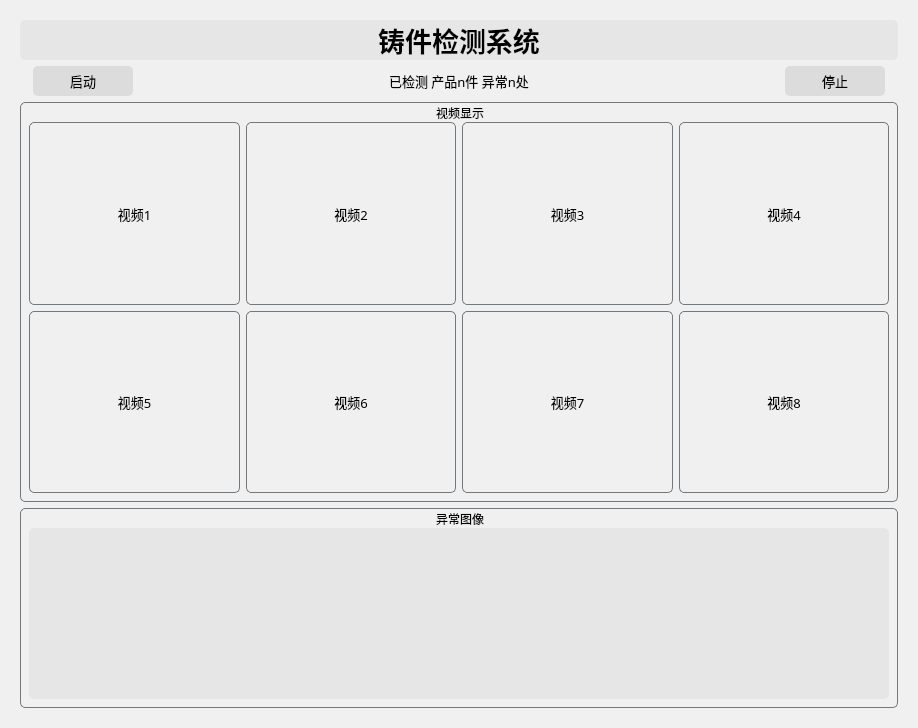
      <widget class="QWidget" name="page">
       <property name="styleSheet">
        <string notr="true">background-color: rgb(240, 240, 240);
border-width: 0px;border-radius:5px;</string>
       </property>
       <layout class="QHBoxLayout" name="horizontalLayout">
        <item>
         <widget class="QWidget" name="widget" native="true">
          <property name="styleSheet">
           <string notr="true">background-color: rgb(240, 240, 240);</string>
          </property>
          <layout class="QVBoxLayout" name="verticalLayout_2" stretch="1,1,10,8">
           <item>
            <widget class="QLabel" name="label_2">
             <property name="enabled">
              <bool>true</bool>
             </property>
             <property name="maximumSize">
              <size>
               <width>16777215</width>
               <height>50</height>
              </size>
             </property>
             <property name="font">
              <font>
               <family>黑体</family>
               <pointsize>20</pointsize>
               <weight>75</weight>
               <italic>false</italic>
               <bold>true</bold>
               <underline>false</underline>
               <strikeout>false</strikeout>
               <stylestrategy>PreferDefault</stylestrategy>
               <kerning>true</kerning>
              </font>
             </property>
             <property name="styleSheet">
              <string notr="true">background-color: rgb(230, 230, 230);
broder-width : 0px;border-radius:5px;</string>
             </property>
             <property name="text">
              <string>铸件检测系统</string>
             </property>
             <property name="alignment">
              <set>Qt::AlignCenter</set>
             </property>
            </widget>
           </item>
           <item>
            <layout class="QHBoxLayout" name="horizontalLayout_2">
             <item>
              <widget class="QLabel" name="label">
               <property name="styleSheet">
                <string notr="true">broder-width: 0px;</string>
               </property>
               <property name="text">
                <string/>
               </property>
              </widget>
             </item>
             <item>
              <widget class="QPushButton" name="pushButton_2">
               <property name="minimumSize">
                <size>
                 <width>100</width>
                 <height>30</height>
                </size>
               </property>
               <property name="font">
                <font>
                 <family>黑体</family>
                 <pointsize>10</pointsize>
                </font>
               </property>
               <property name="styleSheet">
                <string notr="true">background-color: rgb(220, 220, 220);
border-radius:5px;</string>
               </property>
               <property name="text">
                <string>启动</string>
               </property>
              </widget>
             </item>
             <item>
              <spacer name="horizontalSpacer">
               <property name="orientation">
                <enum>Qt::Horizontal</enum>
               </property>
               <property name="sizeHint" stdset="0">
                <size>
                 <width>60</width>
                 <height>20</height>
                </size>
               </property>
              </spacer>
             </item>
             <item>
              <widget class="QLabel" name="label_14">
               <property name="font">
                <font>
                 <family>黑体</family>
                 <pointsize>10</pointsize>
                </font>
               </property>
               <property name="text">
                <string>已检测 产品n件 异常n处</string>
               </property>
              </widget>
             </item>
             <item>
              <spacer name="horizontalSpacer_29">
               <property name="orientation">
                <enum>Qt::Horizontal</enum>
               </property>
               <property name="sizeHint" stdset="0">
                <size>
                 <width>40</width>
                 <height>20</height>
                </size>
               </property>
              </spacer>
             </item>
             <item>
              <widget class="QPushButton" name="pushButton_15">
               <property name="minimumSize">
                <size>
                 <width>100</width>
                 <height>30</height>
                </size>
               </property>
               <property name="font">
                <font>
                 <family>黑体</family>
                 <pointsize>10</pointsize>
                </font>
               </property>
               <property name="styleSheet">
                <string notr="true">background-color: rgb(220, 220, 220);border-radius:5px;</string>
               </property>
               <property name="text">
                <string>停止</string>
               </property>
              </widget>
             </item>
             <item>
              <widget class="QLabel" name="label_13">
               <property name="text">
                <string/>
               </property>
              </widget>
             </item>
            </layout>
           </item>
           <item>
            <widget class="QGroupBox" name="groupBox_2">
             <property name="minimumSize">
              <size>
               <width>200</width>
               <height>400</height>
              </size>
             </property>
             <property name="font">
              <font>
               <family>黑体</family>
              </font>
             </property>
             <property name="styleSheet">
              <string notr="true">background-color: rgb(240, 240, 240);
border-color: rgb(113, 120, 126);;
border-style: solid;
border-width: 1px;border-radius:5px;</string>
             </property>
             <property name="title">
              <string>视频显示</string>
             </property>
             <property name="alignment">
              <set>Qt::AlignBottom|Qt::AlignHCenter</set>
             </property>
             <property name="flat">
              <bool>false</bool>
             </property>
             <property name="checkable">
              <bool>false</bool>
             </property>
             <layout class="QVBoxLayout" name="verticalLayout_10" stretch="0">
              <property name="spacing">
               <number>6</number>
              </property>
              <property name="sizeConstraint">
               <enum>QLayout::SetNoConstraint</enum>
              </property>
              <property name="leftMargin">
               <number>9</number>
              </property>
              <property name="topMargin">
               <number>20</number>
              </property>
              <item>
               <layout class="QGridLayout" name="gridLayout">
                <item row="0" column="1">
                 <widget class="QLabel" name="label_6">
                  <property name="font">
                   <font>
                    <family>黑体</family>
                    <pointsize>10</pointsize>
                   </font>
                  </property>
                  <property name="styleSheet">
                   <string notr="true">border-color: rgb(113, 120, 126);</string>
                  </property>
                  <property name="text">
                   <string>视频2</string>
                  </property>
                  <property name="scaledContents">
                   <bool>true</bool>
                  </property>
                  <property name="alignment">
                   <set>Qt::AlignCenter</set>
                  </property>
                 </widget>
                </item>
                <item row="1" column="1">
                 <widget class="QLabel" name="label_10">
                  <property name="font">
                   <font>
                    <family>黑体</family>
                    <pointsize>10</pointsize>
                   </font>
                  </property>
                  <property name="styleSheet">
                   <string notr="true">border-color: rgb(113, 120, 126);</string>
                  </property>
                  <property name="text">
                   <string>视频6</string>
                  </property>
                  <property name="scaledContents">
                   <bool>true</bool>
                  </property>
                  <property name="alignment">
                   <set>Qt::AlignCenter</set>
                  </property>
                 </widget>
                </item>
                <item row="1" column="4">
                 <widget class="QLabel" name="label_12">
                  <property name="font">
                   <font>
                    <family>黑体</family>
                    <pointsize>10</pointsize>
                   </font>
                  </property>
                  <property name="styleSheet">
                   <string notr="true">border-color: rgb(113, 120, 126);</string>
                  </property>
                  <property name="text">
                   <string>视频8</string>
                  </property>
                  <property name="scaledContents">
                   <bool>true</bool>
                  </property>
                  <property name="alignment">
                   <set>Qt::AlignCenter</set>
                  </property>
                 </widget>
                </item>
                <item row="0" column="0">
                 <widget class="QLabel" name="label_5">
                  <property name="font">
                   <font>
                    <family>黑体</family>
                    <pointsize>10</pointsize>
                   </font>
                  </property>
                  <property name="styleSheet">
                   <string notr="true">border-color: rgb(113, 120, 126);</string>
                  </property>
                  <property name="frameShape">
                   <enum>QFrame::StyledPanel</enum>
                  </property>
                  <property name="frameShadow">
                   <enum>QFrame::Raised</enum>
                  </property>
                  <property name="lineWidth">
                   <number>4</number>
                  </property>
                  <property name="midLineWidth">
                   <number>0</number>
                  </property>
                  <property name="text">
                   <string>视频1</string>
                  </property>
                  <property name="scaledContents">
                   <bool>true</bool>
                  </property>
                  <property name="alignment">
                   <set>Qt::AlignCenter</set>
                  </property>
                 </widget>
                </item>
                <item row="1" column="0">
                 <widget class="QLabel" name="label_9">
                  <property name="font">
                   <font>
                    <family>黑体</family>
                    <pointsize>10</pointsize>
                   </font>
                  </property>
                  <property name="styleSheet">
                   <string notr="true">border-color: rgb(113, 120, 126);</string>
                  </property>
                  <property name="text">
                   <string>视频5</string>
                  </property>
                  <property name="scaledContents">
                   <bool>true</bool>
                  </property>
                  <property name="alignment">
                   <set>Qt::AlignCenter</set>
                  </property>
                 </widget>
                </item>
                <item row="1" column="3">
                 <widget class="QLabel" name="label_11">
                  <property name="font">
                   <font>
                    <family>黑体</family>
                    <pointsize>10</pointsize>
                   </font>
                  </property>
                  <property name="styleSheet">
                   <string notr="true">border-color: rgb(113, 120, 126);</string>
                  </property>
                  <property name="text">
                   <string>视频7</string>
                  </property>
                  <property name="scaledContents">
                   <bool>true</bool>
                  </property>
                  <property name="alignment">
                   <set>Qt::AlignCenter</set>
                  </property>
                 </widget>
                </item>
                <item row="0" column="4">
                 <widget class="QLabel" name="label_8">
                  <property name="font">
                   <font>
                    <family>黑体</family>
                    <pointsize>10</pointsize>
                   </font>
                  </property>
                  <property name="styleSheet">
                   <string notr="true">border-color: rgb(113, 120, 126);</string>
                  </property>
                  <property name="text">
                   <string>视频4</string>
                  </property>
                  <property name="scaledContents">
                   <bool>true</bool>
                  </property>
                  <property name="alignment">
                   <set>Qt::AlignCenter</set>
                  </property>
                 </widget>
                </item>
                <item row="0" column="3">
                 <widget class="QLabel" name="label_7">
                  <property name="font">
                   <font>
                    <family>黑体</family>
                    <pointsize>10</pointsize>
                    <weight>50</weight>
                    <bold>false</bold>
                   </font>
                  </property>
                  <property name="styleSheet">
                   <string notr="true">border-color: rgb(113, 120, 126);</string>
                  </property>
                  <property name="text">
                   <string>视频3</string>
                  </property>
                  <property name="scaledContents">
                   <bool>true</bool>
                  </property>
                  <property name="alignment">
                   <set>Qt::AlignCenter</set>
                  </property>
                 </widget>
                </item>
               </layout>
              </item>
             </layout>
            </widget>
           </item>
           <item>
            <widget class="QGroupBox" name="groupBox_3">
             <property name="maximumSize">
              <size>
               <width>16777215</width>
               <height>200</height>
              </size>
             </property>
             <property name="font">
              <font>
               <family>黑体</family>
              </font>
             </property>
             <property name="contextMenuPolicy">
              <enum>Qt::DefaultContextMenu</enum>
             </property>
             <property name="layoutDirection">
              <enum>Qt::LeftToRight</enum>
             </property>
             <property name="styleSheet">
              <string notr="true">background-color: rgb(240, 240, 240);
border-color: rgb(113, 120, 126);
border-style: solid;
border-width: 1px;border-radius:5px;</string>
             </property>
             <property name="title">
              <string>异常图像</string>
             </property>
             <property name="alignment">
              <set>Qt::AlignBottom|Qt::AlignHCenter</set>
             </property>
             <property name="flat">
              <bool>false</bool>
             </property>
             <property name="checkable">
              <bool>false</bool>
             </property>
             <layout class="QVBoxLayout" name="verticalLayout_12">
              <property name="topMargin">
               <number>20</number>
              </property>
              <item>
               <widget class="QListWidget" name="listWidget">
                <property name="minimumSize">
                 <size>
                  <width>860</width>
                  <height>170</height>
                 </size>
                </property>
                <property name="maximumSize">
                 <size>
                  <width>16777215</width>
                  <height>16777215</height>
                 </size>
                </property>
                <property name="styleSheet">
                 <string notr="true">border-width: 0px;
background-color: rgb(230, 230, 230);</string>
                </property>
                <property name="flow">
                 <enum>QListView::LeftToRight</enum>
                </property>
                <item>
                 <property name="text">
                  <string/>
                 </property>
                </item>
                <item>
                 <property name="text">
                  <string/>
                 </property>
                </item>
                <item>
                 <property name="text">
                  <string/>
                 </property>
                </item>
               </widget>
              </item>
             </layout>
            </widget>
           </item>
          </layout>
         </widget>
        </item>
       </layout>
      </widget>
